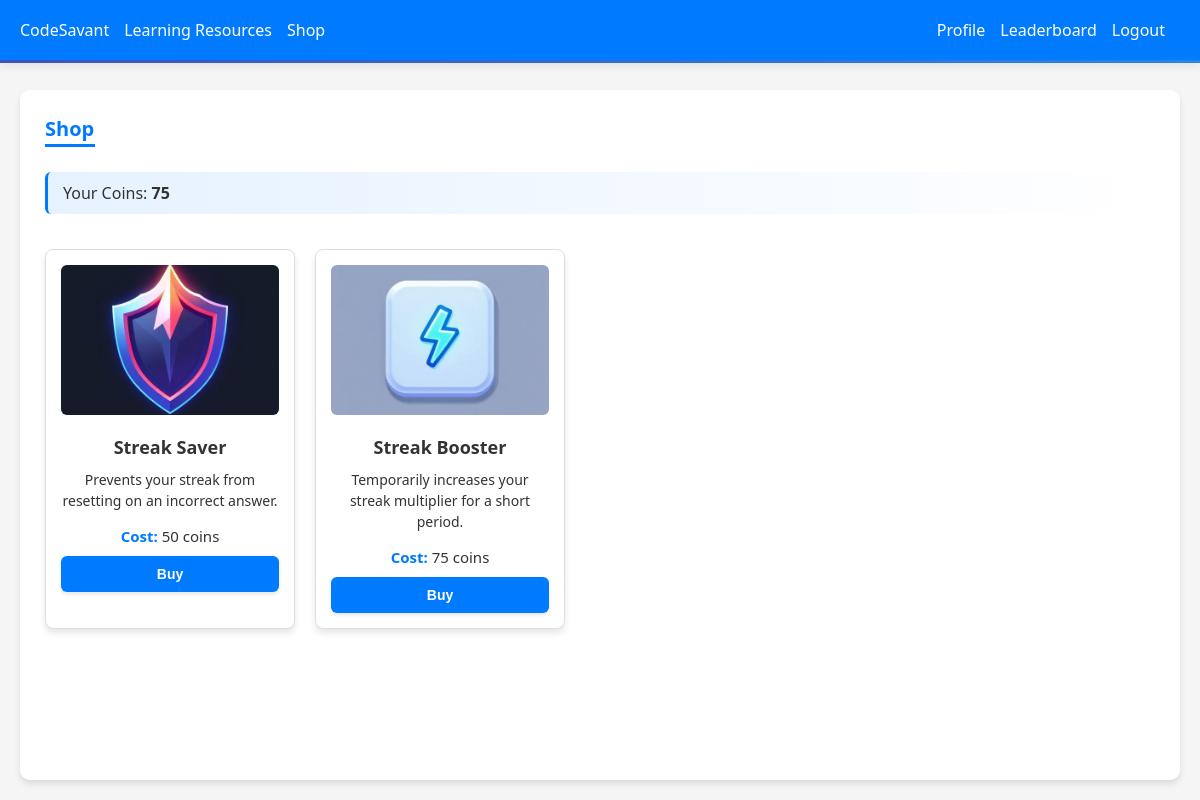
Page /shop/ (signed in) on the committed database.
### accounts/models.py (models this page shows, shortened)
class Profile(models.Model):
    user = models.OneToOneField(User, on_delete=models.CASCADE)
    points = models.IntegerField(default=0)
    streak = models.IntegerField(default=0)
    xp = models.IntegerField(default=0)       # Experience points
    level = models.IntegerField(default=1)      # Starting at level 1
    coins = models.IntegerField(default=0)

### shop/models.py (models this page shows, shortened)
class PowerUp(models.Model):
    name = models.CharField(max_length=100)
    description = models.TextField()
    cost = models.IntegerField()
    image = models.ImageField(upload_to='powerup_images/', blank=True, null=True)

### shop/views.py (the view)
# urls.py: path('', views.shop_view, name='shop'),
@login_required
def shop_view(request):
    powerups = PowerUp.objects.all()
    user_inventory = Inventory.objects.filter(user=request.user)
    inventory_dict = {inv.powerup.id: inv.quantity for inv in user_inventory}
    return render(request, 'shop/shop.html', {
        'powerups': powerups,
        'inventory': inventory_dict,
        'profile': request.user.profile,
    })

### shop/templates/shop/shop.html (shortened to what this page needs)
{% extends 'code_assistant/base.html' %}
{% block content %}
<div class="right-panel">
    <div class="panel-header">Shop</div>
    <p class="coin-display">Your Coins: <strong>{{ profile.coins }}</strong></p>
    <div class="shop-container">
        {% for powerup in powerups %}
            <div class="card">
                {% if powerup.image %}
                    <img src="{{ powerup.image.url }}" alt="{{ powerup.name }}" class="card-img">
                {% else %}
                    <img src="https://via.placeholder.com/250x150?text=No+Image" alt="{{ powerup.name }}" class="card-img">
                {% endif %}
                <h3 class="powerup-name">{{ powerup.name }}</h3>
                <p class="powerup-description">{{ powerup.description }}</p>
                <p class="powerup-cost"><strong>Cost:</strong> {{ powerup.cost }} coins</p>
                <form method="POST" action="{% url 'buy_powerup' powerup.id %}">
                    <button type="submit" class="buy-button">Buy</button>
                </form>
            </div>
        {% endfor %}
    </div>
</div>
{% endblock %}

### code_assistant/templates/code_assistant/base.html (shortened to what this page needs)
<!DOCTYPE html>
<html>
<head>
</head>
<body>
    <div class="top-bar">
        <strong>CodeSavant</strong>
    </div>
    <nav>
        <div class="nav-left">
            <a class="brand" href="{% url 'index' %}">CodeSavant</a>
            <a href="{% url 'learning_resources' %}">Learning Resources</a>
            <a href="{% url 'shop' %}">Shop</a>
        </div>
        <div class="nav-right">
            {% if user.is_authenticated %}
                <a href="{% url 'profile_dashboard' %}">Profile</a>
                <a href="{% url 'leaderboard' %}">Leaderboard</a>
                <a href="{% url 'logout' %}">Logout</a>
            {% else %}
                <a href="{% url 'login' %}">Login</a>
                <a href="{% url 'signup' %}">Sign Up</a>
            {% endif %}
        </div>
    </nav>
    <div class="container">
        {% block content %}{% endblock %}
    </div>
</body>
</html>

### shop/templates/shop/shop.html (style rules this page uses)
.coin-display { font-size: 16px; font-weight: 500; margin-bottom: 20px; padding: 10px 15px; background: linear-gradient(to right, rgba(0,123,255,0.1), transparent); border-radius: 6px; border-left: 3px solid var(--primary-color); animation: fadeIn 0.5s ease-out; }
.shop-container { display: flex; flex-wrap: wrap; gap: 20px; justify-content: flex-start; animation: fadeIn 0.8s ease-out; }
.card { border: 1px solid var(--border-color); border-radius: 8px; padding: 15px; width: 250px; box-shadow: 0 4px 6px rgba(0,0,0,0.1); text-align: center; background: var(--panel-bg); transition: transform 0.3s ease, box-shadow 0.3s ease; }
.card-img { width: 100%; height: 150px; object-fit: cover; border-radius: 6px; margin-bottom: 15px; transition: transform 0.3s ease; }
.powerup-name { font-size: 18px; font-weight: 600; margin-bottom: 10px; color: var(--text-color); }
.powerup-description { font-size: 14px; color: var(--text-color); margin-bottom: 15px; line-height: 1.5; }
.powerup-cost { font-size: 15px; color: var(--text-color); margin-bottom: 10px; }
.powerup-cost strong { color: var(--primary-color); }
.buy-button { width: 100%; background: var(--primary-color); color: white; padding: 10px 20px; border: none; border-radius: 6px; font-size: 14px; font-weight: 600; cursor: pointer; transition: background-color 0.3s ease, transform 0.2s ease; box-shadow: 0 2px 4px rgba(0,0,0,0.1); }

### rows in the picture
Profile: coins "75"
PowerUp: image (picture), name "Streak Saver", description "Prevents your streak from resetting on an incorrect answer.", cost "50"
PowerUp: image (picture), name "Streak Booster", description "Temporarily increases your streak multiplier for a short period.", cost "75"
